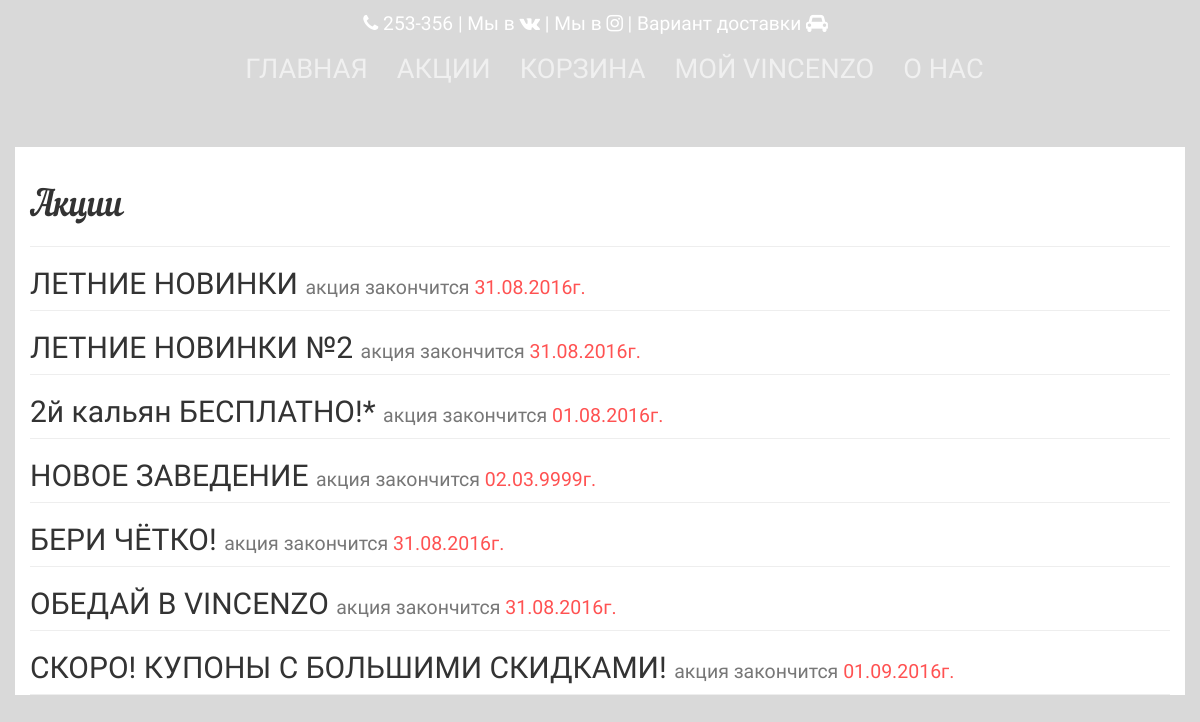
Before: /sales with the older database file.
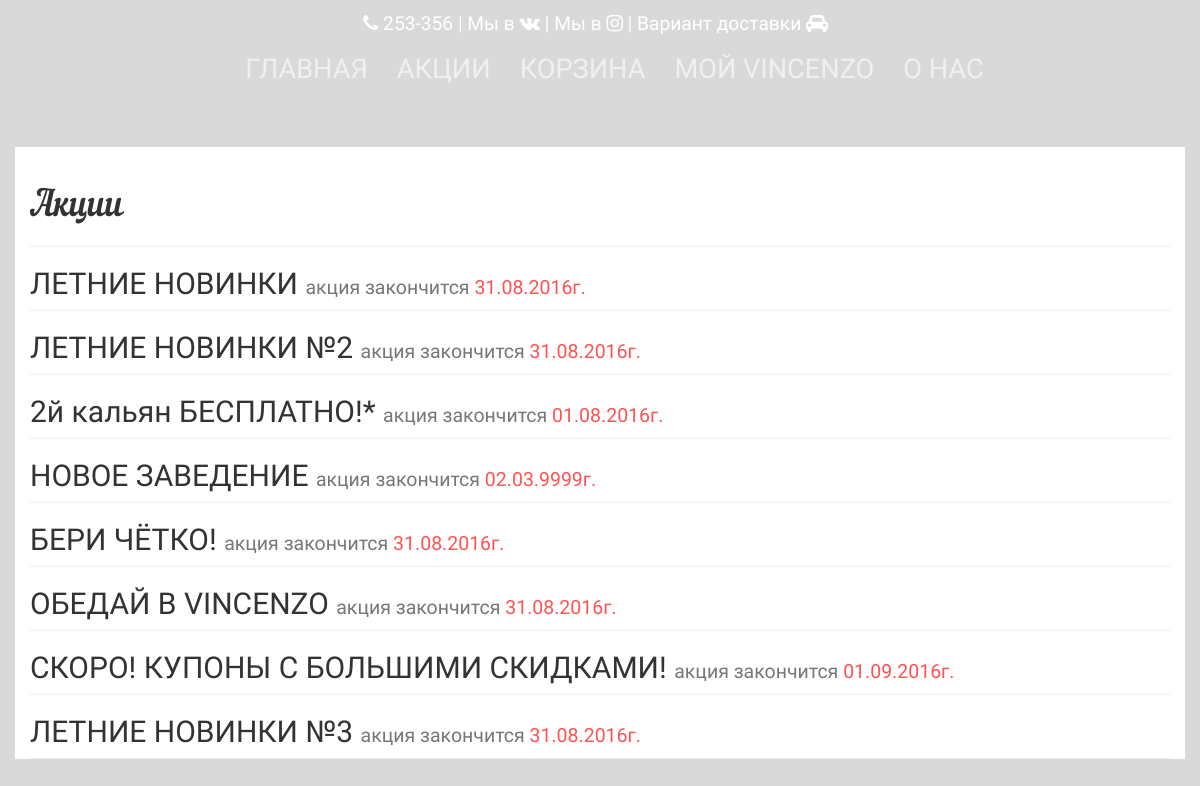
After: the same page with the newer database file.
### app/models.py (models this page shows, shortened)
class Sale(db.Model):
    id = db.Column(db.Integer, primary_key=True, autoincrement=True)
    sale_name = db.Column(db.String(20))
    price_if_have = db.Column(db.Integer)
    to_slider = db.Column(db.Boolean)
    about_sale = db.Column(db.String(255))
    show_url = db.Column(db.Boolean)
    end_sale = db.Column(db.Date)
    img = db.Column(db.String(50))

### app/views.py (the view)
@app.route('/sales', methods=['GET', 'POST'])
def sales():
    select_sales = Sale.query.all()
    return render_template('sale.html', sales=select_sales)

### app/views.py (called while the page is built)
@app.before_request
def before_request():
    delivery = request.cookies.get('delivery')
    if delivery == "deliveryincafe":
        g.deliverymethod = u"В кафе"
        g.global_sale = 0
    elif delivery == "deliverymyself":
        g.deliverymethod = u"Самовывоз"
        g.global_sale = 10
    elif delivery == "deliveryinhome":
        g.deliverymethod = u"Доставка на дом"
        g.global_sale = 0
    else:
        g.deliverymethod = u"Доставка на дом"
        g.global_sale = 0
    g.delivery = delivery
    g.user = current_user

### app/templates/sale.html (shortened to what this page needs)
{% extends "base.html" %} {% block head %}
    <link rel="stylesheet" type="text/css"
          href="{{ url_for('static', filename='fonts/pixelfabric-clothes/style.css') }}"/>
    <link rel="stylesheet" type="text/css"
          href="https://maxcdn.bootstrapcdn.com/font-awesome/4.5.0/css/font-awesome.min.css">
          rel='stylesheet' type='text/css'> {% endblock %}
{% block navigation %}
    {% include "navigation.html" %}
{% endblock %}
{% block body %}
    <div class="container-fluid header-post">
        <div class="row">
            <div class="container content">
                <div class="page-header">
                    <h1>Акции</h1>
                </div>
                {% for sale in sales %}
                    <div class="one-sale">
                        <h2><a href="{{ url_for("one_sale", sale_id=sale.id) }}">{{ sale.sale_name }}
                            {% if sale.end_sale != None %}
                                <small>акция закончится <span>{{ sale.end_sale.strftime('%d.%m.%Y') }}г.</span></small>
                            {% endif %}
                        </a></h2>
                    </div>
                {% endfor %}
            </div>
        </div>
    </div>
{% endblock %}

### app/templates/base.html (shortened to what this page needs)
<!DOCTYPE html>
<html lang="ru">
<head>
    <link rel="stylesheet" href="https://necolas.github.io/normalize.css/3.0.2/normalize.css">
    <link rel="stylesheet" href="https://maxcdn.bootstrapcdn.com/bootstrap/3.3.6/css/bootstrap.min.css">
    <link href="http://cdn.jsdelivr.net/jquery.owlcarousel/1.31/owl.carousel.css" rel="stylesheet">
    <link href="http://cdn.jsdelivr.net/jquery.owlcarousel/1.31/owl.theme.css" rel="stylesheet">
    {% block head %}
    {% endblock %}
    <link rel="stylesheet" href="{{ url_for('static',filename='main.css') }}">
</head>
<body id="productPage">
{% block navigation %}
{% endblock %}
{% block body %}
{% endblock %}
</body>
</html>

### app/templates/navigation.html (shortened to what this page needs)
    <div class="container otherPage">
        <div class="row">
            <div class="contacts-top">
                <a class="phone-top" href="tel:253-356"><i class="fa fa-phone"></i> 253-356</a> |
                <a href="https://vk.com/nv_pizza">Мы в <i class="fa fa-vk"></i></a> |
                <a href="https://www.instagram.com/sir_vincenzo/">Мы в <i class="fa fa-instagram"></i></a> |
                <a href="#" onclick='$("#select_delivery").nifty("show");'>Вариант доставки <i class="fa fa-car"></i></a>
            </div>
        </div>
        <div class="row">
            <ul id="menu">
                <li><a href="{{ url_for('index') }}">Главная</a></li>
                <li><a href="{{ url_for('sales') }}">Акции</a></li>
                <li><a class="showCart" href="#">Корзина</a></li>
                <li><a href="#!">Мой Vincenzo</a>
                </li>
                <li><a href="{{ url_for('about_us') }}">О нас</a></li>
            </ul>
        </div>
    </div>

Changed rows visible on the page:
added Sale: sale_name "ЛЕТНИЕ НОВИНКИ №3", end_sale "31.08.2016"
